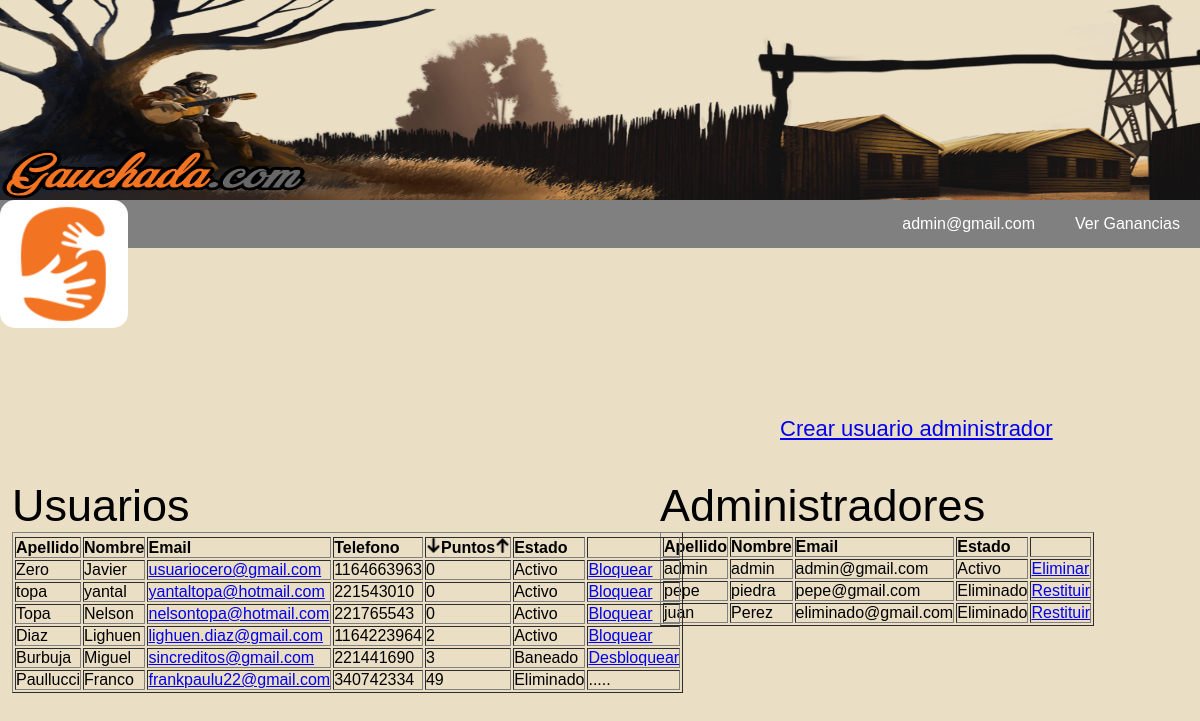
The page /php/admins/usuarios.php?ord=dwn (signed in) on the database its author committed.
### tables this page shows
CREATE TABLE `usuarios` (
  `id_usuario` int(10) NOT NULL,
  `email` varchar(40) NOT NULL,
  `clave` varchar(20) NOT NULL,
  `nombre` varchar(20) NOT NULL,
  `apellido` varchar(20) NOT NULL,
  `nacimiento` date NOT NULL,
  `telefono` bigint(15) NOT NULL,
  `creditos` int(10) NOT NULL DEFAULT '1',
  `puntos` int(10) NOT NULL DEFAULT '0',
  `baneado` tinyint(1) NOT NULL DEFAULT '0',
  `adeuda` int(10) NOT NULL DEFAULT '0',
  `foto` mediumblob NOT NULL,
  `extension` varchar(10) NOT NULL
);

### php/admins/usuarios.php (the view, shortened to what this page needs)
<html>
<?php
    include("../menu.php");
?>
<head>
  <link rel="stylesheet" href="/css/usuarios.css">
</head>
<body>
<?php
    if(!isset($_GET['ord'])){
    	$select= "SELECT * FROM usuarios ORDER BY apellido";
    	$consulta= mysqli_query($conexion, $select);
    }
    else if($_GET['ord'] == "dwn"){
    	$select= "SELECT * FROM usuarios ORDER BY puntos ASC";
    	$consulta= mysqli_query($conexion, $select);
    }
    else if($_GET['ord'] == "up"){
    	$select= "SELECT * FROM usuarios ORDER BY puntos DESC";
    	$consulta= mysqli_query($conexion, $select);
    }
?>
		<div id='crear'><a href="/php/admins/usuarios/altaadmin.php">Crear usuario administrador</a></div>
		<div id='tabla2'>
				<table border="1">
				<tr>
					<td><strong>Apellido</strong></td>
					<td><strong>Nombre</strong></td>
					<td><strong>Email</strong></td>
					<td><strong>Estado</strong></td>
					<td><strong></strong></td>
				</tr>
	<?php
	    	$select1= "SELECT * FROM admins";
    		$consulta1= mysqli_query($conexion, $select1);
		    	while($admin= mysqli_fetch_array($consulta1)){
		    		echo "<tr>";
			    		$admid= $admin['id_admin'];
			    		echo "<td>".$admin['nombre']."</td>";
			    		echo "<td>".$admin['apellido']."</td>";
			    		echo "<td>".$admin['email']."</td>";
			    		if($admin['estado'] == 1){
			    			echo "<td>Eliminado</td>";
	?>
							<td><a onclick="return confirm('Esta seguro que desea restituir a este admin?')" href="/php/admins/usuarios/restituir.php?id=<?php echo $admid ?>">Restituir</a></td>
	<?php
			    		}
			    		else if($admin['estado'] == 0){
			    			echo "<td>Activo</td>";
	?>
							<td><a onclick="return confirm('Esta seguro que desea eliminar a este admin?')" href="/php/admins/usuarios/bajaadmin.php?id=<?php echo $admid ?>">Eliminar</a></td>
	<?php
			    		}
		    		echo "</tr>";
		    	}
	?>
				</table>
		</div>
    <div id='tabla1'>
				<table border="1">
				<tr>
					<td><strong>Apellido</strong></td>
					<td><strong>Nombre</strong></td>
					<td><strong>Email</strong></td>
					<td><strong>Telefono</strong></td>
					<td><strong><a href="/php/admins/usuarios.php?ord=dwn"><img src="/img/down.png" width="15px"></a>Puntos<a href="/php/admins/usuarios.php?ord=up"><img src="/img/up.png" width="15px"></a></strong></td>
					<td><strong>Estado</strong></td>
					<td><strong></strong></td>
				</tr>
	<?php
		    	while($usuario= mysqli_fetch_array($consulta)){
		    		echo "<tr>";
			    		$userid= $usuario['id_usuario'];
			    		echo "<td>".$usuario['apellido']."</td>";
			    		echo "<td>".$usuario['nombre']."</td>";
			    		?>
                        <td><a href="/php/gauchada/perfil.php?usid=<?php echo $userid ?>"><?php echo $usuario['email'];?></a></td>
                        <?php
			    		echo "<td>".$usuario['telefono']."</td>";
			    		echo "<td>".$usuario['puntos']."</td>";
			    		if($usuario['baneado'] == 1){
			    			echo "<td>Baneado</td>";
			    			?><td><a onclick="return confirm('Esta seguro que desea desbloquear a este usuario')" href="/php/admins/usuarios/desbloquear.php?id=<?php echo $userid ?>">Desbloquear</a></td> <?php
			    		}
			    		else if($usuario['baneado'] == 0){
			    			echo "<td>Activo</td>";
			    			?><td><a onclick="return confirm('Esta seguro que desea bloquear a este usuario?')" href="/php/admins/usuarios/bloquear.php?id=<?php echo $userid ?>">Bloquear</a></td> <?php
			    		}
			    		else if($usuario['baneado'] == 2){
			    			echo "<td>Eliminado</td>";
			    			?><td>.....</td><?php
			    		}
		    		echo "</tr>";
		    	}
	?>
				</table>
		</div>
</body>
</html>

### php/menu.php (shortened to what this page needs)
<head>
    <link rel="stylesheet" href="/css/menu.css">
</head>
<header>
    <IMG class="banner" SRC="/img/ban1(new).jpg">
    <a href="/index.php"><IMG class="logo" SRC="/img/logo.png"></a>
    <nav class="menu">
        <ul class= "accesos">
            <?php
                include('conexion.php');
                if(isset($_SESSION['estado']) && $_SESSION['estado']=='logeado'){
                    if(isset($_SESSION['usuario'])){
                        $userid = $_SESSION['usuario'];
                        $conuser = "SELECT * FROM usuarios WHERE id_usuario='$userid'";
                        $resuser = mysqli_query($conexion, $conuser);
                        $varuser= mysqli_fetch_assoc($resuser);
                ?>
                        <li class='submenu'><a href="/php/usuarios/miperfil.php"><?php echo $varuser['email']; ?></a>
                            <ul>
                                <li><a href="/php/usuarios/cerrar.php">Salir</a>
                            </ul>
                        </li>
                        <li><a href="/php/comprar.php?usid=<?php echo $userid; ?>">Comprar Creditos</a></li>
                <?php
                    }
                    else{
                        $userid = $_SESSION['admin'];
                        $conuser = "SELECT * FROM admins WHERE id_admin='$userid'";
                        $resuser = mysqli_query($conexion, $conuser);
                        $varuser= mysqli_fetch_assoc($resuser);
                ?>
                        <li class='submenu'><a href="/php/admins/perfil.php?usid=<?php echo $userid; ?>"><?php echo $varuser['email']; ?></a>
                        </li>
                        <li><a href="/php/admins/ganancias.php">Ver Ganancias</a></li>
                <?php
                    }
                }
                else { ?>
                    <li><a href="/php/usuarios/iniciar.php">Ingresar</a></li>
                    <li><a href="/php/usuarios/registro.php">Registrarse</a></li>
            <?php  }
            ?>
        </ul>
    </nav>
</header>

### css/menu.css (style rules this page uses)
body { background: #EADEC5; }
* { margin:0; padding:0; box-sizing: border-box; font-family: sans-serif; }
.banner { position: absolute; top: 0px; width: 100%; height: 200px; }
.menu { position: absolute; background: grey; top: 200px; width: 100%; }
.logo { position: absolute; top:200px; background: white; border-radius: 15px; left: 0px; z-index: 10; }
.menu ul { float: right; background: grey; display: flex; list-style: none; }
.menu a { display: block; padding: 15px 20px; color: #fff; text-decoration: none; }

### css/usuarios.css (style rules this page uses)
#tabla1 { position: absolute; top: 60%; left: 1%; font-size: 45px; }
#tabla2 { position: absolute; top: 60%; left: 55%; font-size: 45px; }
#crear { position: absolute; top: 52%; left: 65%; font-size: 22px; }

### rows shown on the page
usuarios: apellido "Zero", nombre "Javier", email "usuariocero@gmail.com", telefono "1164663963", puntos "0"
usuarios: apellido "topa", nombre "yantal", email "yantaltopa@hotmail.com", telefono "221543010", puntos "0"
usuarios: apellido "Topa", nombre "Nelson", email "nelsontopa@hotmail.com", telefono "221765543", puntos "0"
usuarios: apellido "Diaz", nombre "Lighuen", email "lighuen.diaz@gmail.com", telefono "1164223964", puntos "2"
usuarios: apellido "Burbuja", nombre "Miguel", email "sincreditos@gmail.com", telefono "221441690", puntos "3"
usuarios: apellido "Paullucci", nombre "Franco", email "frankpaulu22@gmail.com", telefono "340742334", puntos "49", baneado "Eliminado"

### other values the page prints
$varuser['email'] "admin@gmail.com"
$admin['nombre'] "admin"
$admin['apellido'] "admin"
$admin['email'] "admin@gmail.com"
$admin['nombre'] "pepe"
$admin['apellido'] "piedra"
$admin['email'] "pepe@gmail.com"
$admin['nombre'] "juan"
$admin['apellido'] "Perez"
$admin['email'] "eliminado@gmail.com"
